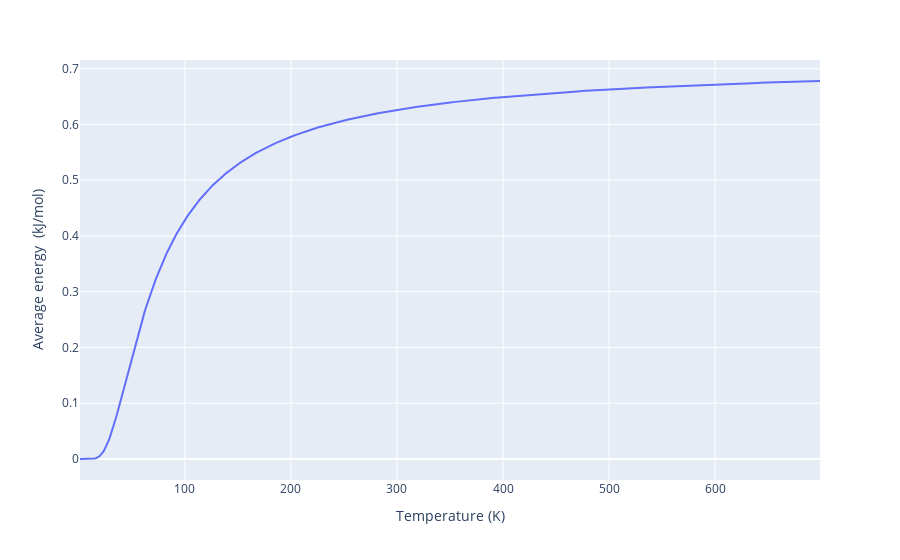

Notebook code for this chart:
### Code cell
fig.update_xaxes(title="Temperature (K)")
fig.update_yaxes(title="Average energy  (kJ/mol)")

### Figure 1 — Plotly figure (JSON) as saved in the notebook; plotly's stock layout.template omitted (floating-point values rounded to 4 significant figures; data arrays with more than 128 entries replaced by an {"elided": "..."} marker saying what was removed)
{"data": [{"hovertemplate": "T=%{x}<br>avg_energy=%{y}<extra></extra>", "legendgroup": "", "line": {"color": "#636efa", "dash": "solid"}, "marker": {"symbol": "circle"}, "mode": "lines", "name": "", "orientation": "v", "showlegend": false, "type": "scatter", "x": {"elided": "699 int values"}, "xaxis": "x", "y": {"elided": "699 float values"}, "yaxis": "y"}], "layout": {"legend": {"tracegroupgap": 0}, "margin": {"t": 60}, "xaxis": {"anchor": "y", "domain": [0, 1], "title": {"text": "Temperature (K)"}}, "yaxis": {"anchor": "x", "domain": [0, 1], "title": {"text": "Average energy  (kJ/mol)"}}}}
